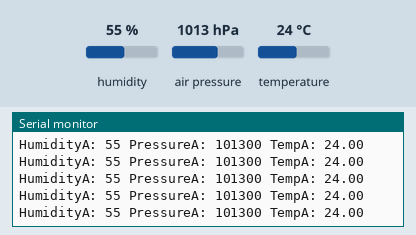
Recording of a program running on a simulated Arduino Nano, built with avr-gcc and run on an emulated ATmega328P. Shown: the last lines printed to the serial monitor. Inputs (shaded band) come from the test bench; at power-on: air pressure 1013 hPa, humidity 55 %, temperature 24 °C.

Above: at 1.2 s.
1.3 s: air pressure set to 952 hPa
At 1.34 s:
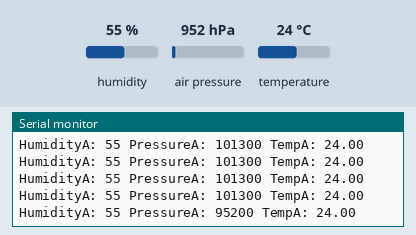
4.3 s: air pressure set to 1000 hPa
At 4.34 s:
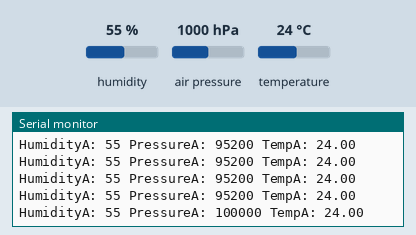
7.3 s: humidity set to 22 %
At 7.34 s:
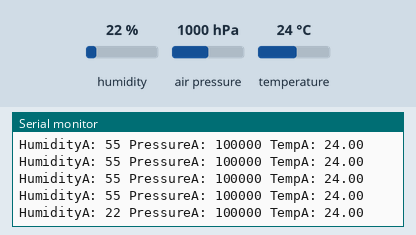
10.3 s: temperature set to 41 °C
At 10.34 s:
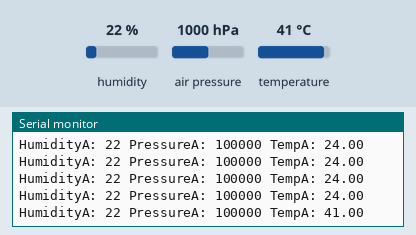
Timing chart, 0 to 13.3 s (numbered marks = the images above; inputs shaded):
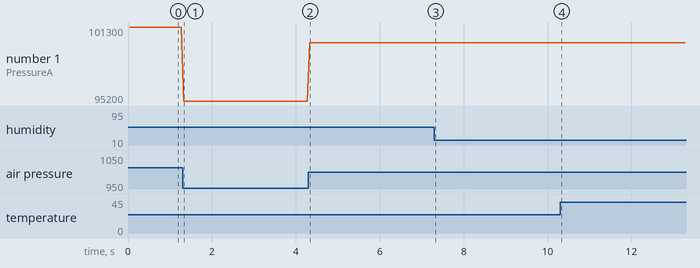

Measured:
- after the input at 1.3 s, the serial monitor: prints a new line at once (image 1)
- after the input at 4.3 s, the serial monitor: prints a new line at once (image 2)
- after the input at 7.3 s, the serial monitor: prints a new line at once (image 3)
- after the input at 10.3 s, the serial monitor: prints a new line at once (image 4)
- plotted number 1: 101300 → 95200 after the input at 1.3 s, 95200 → 100000 after the input at 4.3 s

The program:

main.cpp
```cpp
#include <Arduino.h>

#include <Wire.h>

#include <SparkFunBME280.h>

BME280 mySensorA(0x76);


void setup()
{
  Serial.begin(9600);
  Serial.println("Example showing alternate I2C addresses");


 //The default for the SparkFun Environmental Combo board is 0x77 (jumper open).
  //If you close the jumper it is 0x76
  //The I2C address must be set before .begin() otherwise the cal values will fail to load.

  if(mySensorA.beginI2C() == false) Serial.println("Sensor A connect failed");


}

void loop()
{
  Serial.print("HumidityA: ");
  Serial.print(mySensorA.readFloatHumidity(), 0);

  Serial.print(" PressureA: ");
  Serial.print(mySensorA.readFloatPressure(), 0);

  Serial.print(" TempA: ");
  Serial.print(mySensorA.readTempC(), 2);
  //Serial.print(mySensorA.readTempF(), 2);


  Serial.println();

  delay(50);
}
```
